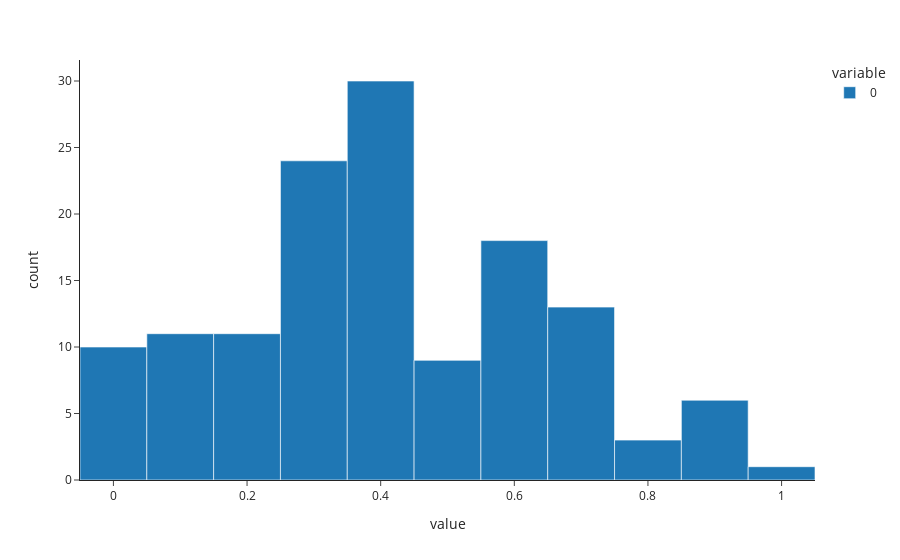

This figure's notebook cell:
### Code cell
pd.Series(y.reshape(136,)).hist() # Restructuing the output in panda data frame to a single column vector

### Figure 1 — Plotly figure (JSON) as saved in the notebook; plotly's stock layout.template omitted (floating-point values rounded to 4 significant figures; data arrays with more than 128 entries replaced by an {"elided": "..."} marker saying what was removed)
{"data": [{"alignmentgroup": "True", "bingroup": "x", "hovertemplate": "variable=0<br>value=%{x}<br>count=%{y}<extra></extra>", "legendgroup": "0", "marker": {"color": "#1F77B4", "pattern": {"shape": ""}}, "name": "0", "offsetgroup": "0", "orientation": "v", "showlegend": true, "x": {"elided": "136 float values"}, "xaxis": "x", "yaxis": "y", "type": "histogram"}], "layout": {"xaxis": {"anchor": "y", "domain": [0, 1], "title": {"text": "value"}}, "yaxis": {"anchor": "x", "domain": [0, 1], "title": {"text": "count"}}, "legend": {"title": {"text": "variable"}, "tracegroupgap": 0}, "margin": {"t": 60}, "barmode": "relative"}}
